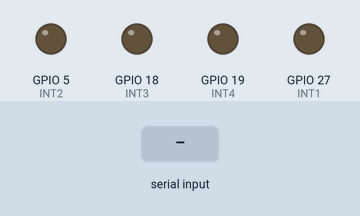
Recording of a program running on a simulated ESP32. On the bench: output pins drawn as LEDs (lit = HIGH). The test bench sets the inputs (shaded band). Nothing arrives over Bluetooth unless stated; what the program prints to the serial monitor is not drawn.

Above: at 1.2 s.
1.3 s: "0\n" received over the second serial link
At 2.2 s:
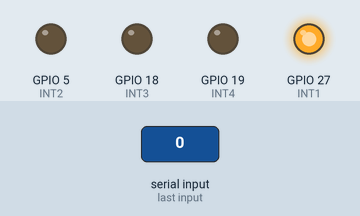
2.8 s: "3\n" received over the second serial link
At 3.3 s:
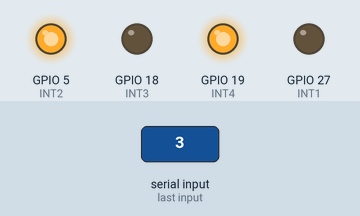
4.3 s: "1\n" received over the second serial link
At 5.5 s:
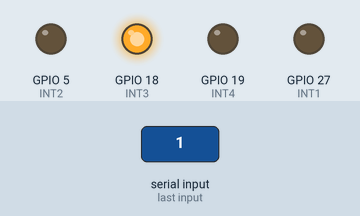
5.8 s: "2\n" received over the second serial link
At 6.8 s:
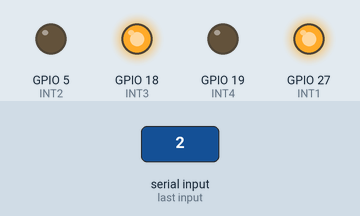
Timing chart, 0 to 8.3 s (numbered marks = the images above; inputs shaded):
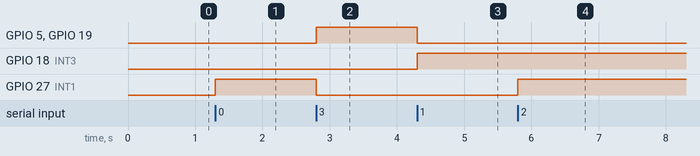

The program:

main.cpp
```cpp
#include <Arduino.h>
#include "BluetoothSerial.h"
#if !defined(CONFIG_BT_ENABLED) || !defined(CONFIG_BLUEDROID_ENABLED)
#error Bluetooth is not enabled! Please run `make menuconfig` to and enable it
#endif
#define INT1 27
#define INT2 5
#define INT3 18
#define INT4 19
#define INT1_CHANNEL 0
#define INT2_CHANNEL 1
#define INT3_CHANNEL 2
#define INT4_CHANNEL 3
#define RESOLUTION 10
#define FREQUENCY 30000
#define VAL 1023
#define VAL2 0

BluetoothSerial SerialBT;
//int rele = 13;
String comando2 = "";
int datos;

String leerBluetooth(){
  String data;
  String comando;
  if(SerialBT.available()){
    while(1){
      char caracter = SerialBT.read();
      comando = (String)caracter;
      data += comando;
      if(comando == "\n")
      break;
    }
  }
  return data;
}

void driverMotor(){
    comando2 = leerBluetooth();
    datos = comando2.toInt();
    if(datos == 0){
      ledcWrite(INT1_CHANNEL, VAL);
      ledcWrite(INT2_CHANNEL, VAL2);
      ledcWrite(INT3_CHANNEL, VAL2);
      ledcWrite(INT4_CHANNEL, VAL2);
      Serial.println(comando2);
      Serial.println(digitalRead(INT1), digitalRead(INT2));
      Serial.println(digitalRead(INT3), digitalRead(INT4));
    }
    else if (datos == 1){
      ledcWrite(INT3_CHANNEL, VAL);
      ledcWrite(INT2_CHANNEL, VAL2);
      ledcWrite(INT1_CHANNEL, VAL2);
      ledcWrite(INT4_CHANNEL, VAL2);
      Serial.println(comando2);
      Serial.println(digitalRead(INT1), digitalRead(INT2));
      Serial.println(digitalRead(INT3), digitalRead(INT4));
    }
    else if (datos == 2){
      ledcWrite(INT3_CHANNEL, VAL);
      ledcWrite(INT1_CHANNEL, VAL);
      ledcWrite(INT2_CHANNEL, VAL2);
      ledcWrite(INT4_CHANNEL, VAL2);
      Serial.println(comando2);
      Serial.println(digitalRead(INT1), digitalRead(INT2));
      Serial.println(digitalRead(INT3), digitalRead(INT4));
    }
    else if (datos == 3){
      ledcWrite(INT2_CHANNEL, VAL);
      ledcWrite(INT4_CHANNEL, VAL);
      ledcWrite(INT1_CHANNEL, VAL2);
      ledcWrite(INT3_CHANNEL , VAL2);
      Serial.println(comando2);
      Serial.println("en el 11");
      Serial.println(digitalRead(INT1), digitalRead(INT2));
      Serial.println(digitalRead(INT3), digitalRead(INT4));
    }
  }

void setup() {
  Serial.begin(115200);
  SerialBT.begin("ESP32");// Nombre del dispositivo Bluetooth
  ledcSetup(INT1_CHANNEL, FREQUENCY, RESOLUTION);
  ledcAttachPin(INT1, INT1_CHANNEL);
  ledcSetup(INT2_CHANNEL, FREQUENCY, RESOLUTION);
  ledcAttachPin(INT2, INT2_CHANNEL);
  ledcSetup(INT3_CHANNEL, FREQUENCY, RESOLUTION);
  ledcAttachPin(INT3, INT3_CHANNEL);
  ledcSetup(INT4_CHANNEL, FREQUENCY, RESOLUTION);
  ledcAttachPin(INT4, INT4_CHANNEL);
  pinMode(INT1, OUTPUT);
  pinMode(INT2, OUTPUT);
  pinMode(INT3, OUTPUT);
  pinMode(INT4, OUTPUT);
  digitalWrite(INT1, 0);
  digitalWrite(INT2, 0);
  digitalWrite(INT3, 0);
  digitalWrite(INT4, 0);
//  pinMode(rele, OUTPUT);
//  digitalWrite(rele, LOW);

}

void loop() {
/*   while(SerialBT.available()){
    char comando = SerialBT.read();
    Serial.println(comando);

    //Control del relé
    if(comando == '1')
       digitalWrite(rele, HIGH);
     else if (comando=='0')
        digitalWrite(rele, LOW);

   }
  delay(20);
*/
if(SerialBT.available())
driverMotor();

}
```

Measured:
- after the input at 1.3 s, GPIO 27 (INT1): LOW → HIGH at once
- after the input at 2.8 s, GPIO 5 (INT2), GPIO 19 (INT4): LOW → HIGH at once; GPIO 27 (INT1): HIGH → LOW at once
- after the input at 4.3 s, GPIO 5 (INT2), GPIO 19 (INT4): HIGH → LOW at once; GPIO 18 (INT3): LOW → HIGH at once
- after the input at 5.8 s, GPIO 27 (INT1): LOW → HIGH at once
